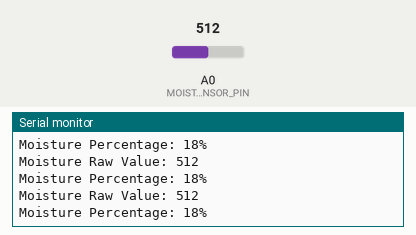
Recording of a sketch running on a simulated Arduino Uno, built with avr-gcc and run on an emulated ATmega328P. Shown: the last lines printed to the serial monitor. The test bench sets the inputs (shaded band); at power-on: A0 (MOISTURE_SENSOR_PIN) = 512.

Above: at 1.3 s.
1.4 s: A0 (MOISTURE_SENSOR_PIN) set to 716
At 1.82 s:
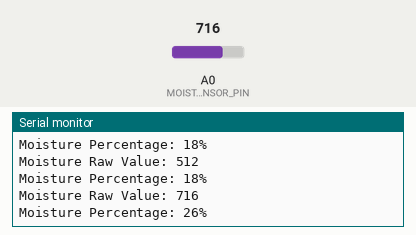
2.9 s: A0 (MOISTURE_SENSOR_PIN) set to 900
At 3.32 s:
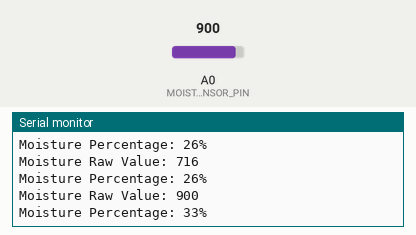
Timing chart, 0 to 5.9 s (numbered marks = the images above; inputs shaded):
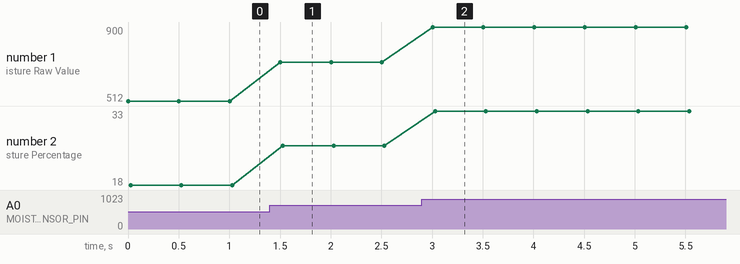

The sketch:

moistureproperpercent.ino
```cpp
#define MOISTURE_SENSOR_PIN A0  // Analog pin for soil moisture sensor

void setup() {
    Serial.begin(9600);
    pinMode(MOISTURE_SENSOR_PIN, INPUT);
}

void loop() {
    // Read moisture sensor value
    int moistureValue = analogRead(MOISTURE_SENSOR_PIN);
    int moisturePercent = map(moistureValue, 0, 2714, 0, 100); // Convert to 0-100% scale

    // Print raw and percentage moisture data
    Serial.print("Moisture Raw Value: ");
    Serial.println(moistureValue);
    Serial.print("Moisture Percentage: ");
    Serial.print(moisturePercent);
    Serial.println("%");

    delay(500);  // Delay 1 second
}
```

Measured:
- after the input at 1.4 s, the serial monitor: prints a new line after 0.10 s (image 1)
- after the input at 2.9 s, the serial monitor: prints a new line after 0.11 s (image 2)
- plotted number 1: 512 → 716 after the input at 1.4 s, 716 → 900 after the input at 2.9 s
- plotted number 2: 18 → 26 after the input at 1.4 s, 26 → 33 after the input at 2.9 s
